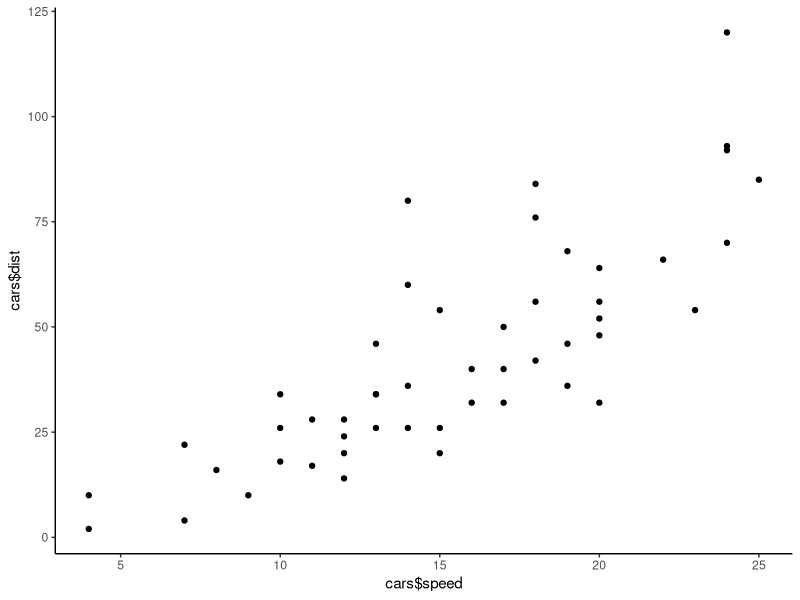

Here is the R script that generated this plot:
## ---- chunk 1
library(ggplot2)
theme_set(theme_classic())
qplot(cars$speed, cars$dist)
